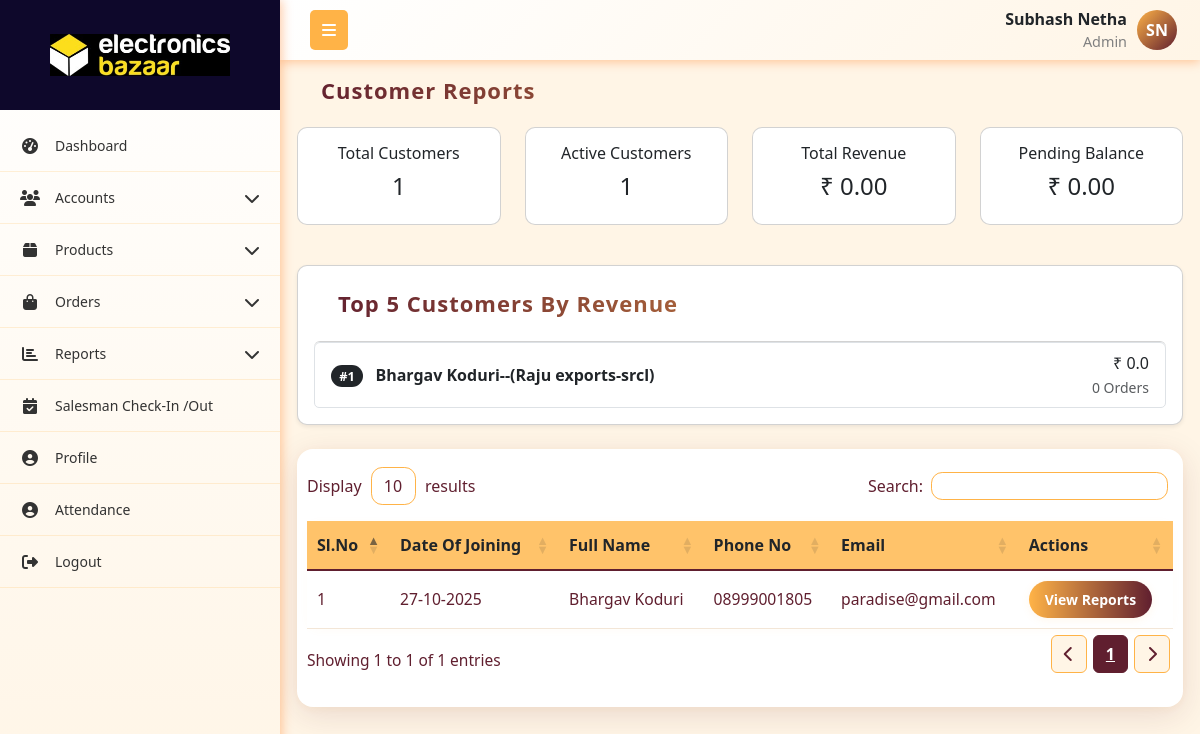
The app's page /reports/customers/ (signed in) with its own data.
### App1/models.py (models this page shows, shortened)
class User(models.Model):
    role = models.ForeignKey(Role,on_delete=models.SET_NULL, null=True, related_name="role")
    username = models.CharField(max_length=255, unique=True)
    password = models.CharField(max_length=255)
    first_name = models.CharField(max_length=255)
    last_name = models.CharField(max_length=255,null=True, blank=True)
    email = models.EmailField(unique=True)
    phone_number = models.CharField(max_length=15, unique=True)
    address = models.TextField(null=True, blank=True)
    city = models.CharField(max_length=255,null=True, blank=True)
    state = models.CharField(max_length=255,null=True, blank=True)
    pincode = models.CharField(max_length=10,null=True, blank=True)
    is_active = models.BooleanField(default=True)
    created_at = models.DateTimeField(auto_now_add=True)
    updated_at = models.DateTimeField(auto_now=True)
    profile_picture = models.ImageField(upload_to='profile_pictures/', null=True, blank=True)

class Role(models.Model):
    name = models.CharField(max_length=255, unique=True)
    created_at = models.DateTimeField(auto_now_add=True)
    updated_at = models.DateTimeField(auto_now=True)

class Customer(models.Model):
    user = models.ForeignKey(User, on_delete=models.SET_NULL, null=True, related_name='customers')
    customer_name = models.CharField(max_length=255,null=True,blank=True)
    full_name = models.CharField(max_length=255,null=True,blank=True)
    email = models.EmailField(unique=True, null=True,blank=True)
    phone_number = models.CharField(unique=True, max_length=50, null=True,blank=True)
    shop_type = models.CharField(
        max_length=50,
        choices=[
            ('NMT', 'National Modern Trade'),
            ('MT', 'Modern Trade'),
            ('SMT', 'Semi Modern Trade'),
            ('SPECIAL', 'Speciality Store'),
            ('GT', 'General Trade'),
        ],
        blank=True, null=True
    )
    gst_number = models.CharField(max_length=100,null=True,blank=True)
    shop_name = models.CharField(max_length=255)
    shop_address = models.TextField()
    shop_city = models.CharField(max_length=255)
    shop_district = models.CharField(max_length=255)
    shop_pincode = models.CharField(max_length=50)
    shop_state = models.CharField(max_length=255)
    discount = models.DecimalField(max_digits=5, decimal_places=2, default=0.00)
    is_active = models.BooleanField(default=True)
    is_new = models.BooleanField(default=True)
    is_gst_registered = models.BooleanField(default=False, help_text="Is the customer GST registered?")
    created_at = models.DateTimeField(auto_now_add=True)
    updated_at = models.DateTimeField(auto_now=True)
    weekday_footfall = models.PositiveIntegerField(help_text="Average number of visitors during weekdays",null=True,blank=True)
    weekend_footfall = models.PositiveIntegerField(help_text="Average number of visitors during weekends",null=True,blank=True)
    credit_period = models.CharField(max_length=100,help_text="Credit period in No of Days", null=True, blank=True)
    nature_of_business = models.TextField(blank=True, null=True)
    latitude = models.CharField(max_length=50, blank=True, null=True)
    longitude = models.CharField(max_length=50, blank=True, null=True)

### App1/views.py (the view)
# urls.py: path('reports/customers/', customer_reports , name='customer_reports'),
def customer_reports(request):
    current_user, role_permission = get_logged_in_user(request)
    if not current_user:
        return redirect('login')
    customers = Customer.objects.all()
    total_customers = customers.count()
    active_customers = customers.filter(is_active=True).count()
    total_orders = SalesOrder.objects.count()
    total_revenue = SalesOrder.objects.aggregate(total=Sum('grand_total'))['total'] or 0
    pending_balance = SalesOrder.objects.aggregate(balance=Sum('balance_due'))['balance'] or 0
    top_customers = (
        customers.annotate(
            total_revenue=Sum('orders__grand_total'),
            total_orders=Count('orders')
        )
        .order_by('-total_revenue')[:5]
    )
    top_customers_list = [
        {
            "name": c.full_name,
            "revenue": float(c.total_revenue or 0),
            "orders": c.total_orders,
            "shop_name": c.shop_name,
            "shop_city":c.shop_city
        }
        for c in top_customers
    ]
    context = {
        'current_user': current_user,
        'role_permission': role_permission,
        'customers': customers,
        'total_customers': total_customers,
        'active_customers': active_customers,
        'total_orders': total_orders,
        'total_revenue': total_revenue,
        'pending_balance': pending_balance,
        'top_customers_list': top_customers_list,
    }
    return render(request, 'company_admin/customer_reports.html', context)

### templates/company_admin/customer_reports.html (shortened to what this page needs)
{% extends 'company_admin/base.html' %}
{% load static %}
{% block content %}
<link rel="stylesheet" href="https://cdn.datatables.net/1.13.4/css/dataTables.bootstrap5.min.css">
<link rel="stylesheet" href="https://cdn.datatables.net/responsive/2.4.1/css/responsive.bootstrap5.min.css">
<link rel="stylesheet" href="https://cdnjs.cloudflare.com/ajax/libs/font-awesome/6.4.0/css/all.min.css">
<div class="container mt-1">
    <h5 class="header mb-3">Customer Reports</h5>
        <div class="row mb-4">
            <div class="col-md-3 mb-3">
                <div class="card p-3 text-center">
                    <h6>Total Customers</h6>
                    <h4>{{ total_customers }}</h4>
                </div>
            </div>
            <div class="col-md-3 mb-3">
                <div class="card p-3 text-center">
                    <h6>Active Customers</h6>
                    <h4>{{ active_customers }}</h4>
                </div>
            </div>
            <div class="col-md-3 mb-3">
                <div class="card p-3 text-center">
                    <h6>Total Revenue</h6>
                    <h4>₹ {{ total_revenue|floatformat:2}}</h4>
                </div>
            </div>
            <div class="col-md-3 mb-3">
                <div class="card p-3 text-center">
                    <h6>Pending Balance</h6>
                    <h4>₹ {{ pending_balance|floatformat:2 }}</h4>
                </div>
            </div>
        </div>
        <div class="card shadow-sm p-3 h-100">
            <h5 class="header mb-3">Top 5 Customers By Revenue</h5>
            <div class="list-group">
                {% for c in top_customers_list %}
                <div class="list-group-item d-flex justify-content-between align-items-center">
                    <div>
                        <span class="badge bg-dark rounded-pill me-2">#{{ forloop.counter }}</span>
                        <strong>{{ c.name }}--({{c.shop_name}}-{{c.shop_city}})</strong>
                    </div>
                    <div class="text-end">
                        <div>₹ {{ c.revenue }}</div>
                        <small class="text-muted">{{ c.orders }} Orders</small>
                    </div>
                </div>
                {% empty %}
                <div class="text-center text-muted">No customer data available</div>
                {% endfor %}
            </div>
        </div>
    <div class="table-container mt-4">
        <div class="custom-card">
            <table id="customertable" class="table align-middle" style="width:100%">
                <thead class="table-header">
                    <tr>
                        <th>Sl.No</th>
                        <th>Date Of Joining</th>
                        <th>Full Name</th>
                        <th>Phone No</th>
                        <th>Email</th>
                        <th>Actions</th>
                    </tr>
                </thead>
                <tbody>
                    {% for customer in customers %}
                        <tr>
                            <td>{{ forloop.counter }}</td>
                            <td>{{ customer.created_at|date:'d-m-Y' }}</td>
                            <td>{{ customer.full_name }}</td>
                            <td>{{ customer.phone_number }} </td>
                            <td>{{ customer.email }}</td>
                            <td> <a href="{% url 'customer_report' customer.id %}" class="btn btn-sm btn-primary">View Reports</a></td>
                        </tr>
                    {% endfor %}
                </tbody>
            </table>
        </div>
    </div>
</div>
{% endblock content %}

### templates/company_admin/base.html (shortened to what this page needs)
{% load static %}
<!DOCTYPE html>
<html lang="en">
<head>
    <link href="https://cdnjs.cloudflare.com/ajax/libs/bootstrap/5.3.0/css/bootstrap.min.css" rel="stylesheet">
    <link href="https://cdnjs.cloudflare.com/ajax/libs/font-awesome/6.4.0/css/all.min.css" rel="stylesheet">
    <link rel="stylesheet" href="https://cdn.datatables.net/1.13.4/css/dataTables.bootstrap5.min.css">
    <link rel="stylesheet" href="https://cdn.datatables.net/responsive/2.4.1/css/responsive.bootstrap5.min.css">
    <link rel="stylesheet" href="{% static 'css/alert.css' %}">
</head>
<body>
    <nav class="top-navbar">
        <div class="navbar-container">
            <div class="navbar-left">
                <button class="sidebar-toggle" id="sidebarToggle">
                    <i class="fas fa-bars"></i>
                </button>
            </div>
            <div class="navbar-right me-2">
                <div class="navbar-user-info">
                    <span class="username">{{current_user.first_name}} {{current_user.last_name}}</span>
                    <span class="role">{{current_user.role.name}}</span>
                </div>
                {% if current_user.profile_picture %}
                    <img src="{{ current_user.profile_picture.url }}"
                        alt="{{ current_user.get_full_name }}"
                        class="navbar-profile-img">
                {% else %}
                     <div class="navbar-profile-fallback">
                        {{ current_user.first_name|first|upper }}{{ current_user.last_name|first|upper }}
                    </div>
                {% endif %}
            </div>
        </div>
    </nav>
    <nav class="sidebar" id="sidebar">
        <div class="sidebar-logo-container">
            <img src="{% static 'images/main-logo.jpg' %}" alt="Company Logo"  class="logo">
        </div>
        <ul class="nav flex-column sidebar-nav">
            {% if role_permission.dashboard_v %}
            <li class="nav-item">
                <a class="nav-link" href="{% url 'dashboard' %}">
                    <i class="fas fa-tachometer-alt nav-icon"></i>
                    <span class="nav-text">Dashboard</span>
                </a>
            </li>
            {% endif %}
            {% if role_permission.roles_v or role_permission.users_v or role_permission.customer_v %}
            <li class="nav-item">
                <a class="nav-link" href="#">
                    <i class="fas fa-users nav-icon"></i>
                    <span class="nav-text">Accounts</span>
                    <i class="fas fa-chevron-down arrow"></i>
                </a>
            </li>
            {% endif %}
            {% if role_permission.category_v or role_permission.all_products_v or role_permission.daily_production_v or role_permission.inventory_v %}
            <li class="nav-item">
                <a class="nav-link" href="#">
                    <i class="fas fa-box nav-icon"></i>
                    <span class="nav-text">Products</span>
                    <i class="fas fa-chevron-down arrow"></i>
                </a>
            </li>
            {% endif %}
            {% if role_permission.orders_v %}
            <li class="nav-item">
                <a class="nav-link" href="#">
                    <i class="fas fa-shopping-bag nav-icon"></i>
                    <span class="nav-text">Orders</span>
                    <i class="fas fa-chevron-down arrow"></i>
                </a>
            </li>
            {% endif %}
            {% if role_permission.s_reports_v or role_permission.c_reports_v %}
            <li class="nav-item">
                <a class="nav-link" href="#">
                    <i class="fas fa-chart-bar nav-icon"></i>
                    <span class="nav-text">Reports</span>
                    <i class="fas fa-chevron-down arrow"></i>
                </a>
            </li>
            {% endif %}
            {% if current_user.role.name == 'Admin' %}
            <li class="nav-item">
                <a class="nav-link" href="{% url 'salesman_visit_list' %}">
                    <i class="fas fa-calendar-check nav-icon"></i>
                    <span class="nav-text">Salesman Check-In /Out</span>
                </a>
            </li>
            {% endif %}
            <li class="nav-item">
                <a class="nav-link" href="{% url 'profile' %}">
                    <i class="fas fa-user-circle nav-icon"></i>
                    <span class="nav-text">Profile</span>
                </a>
            </li>
            <li class="nav-item">
                <a class="nav-link" href="{% url 'attendance' %}">
                    <i class="fas fa-user-circle nav-icon"></i>
                    <span class="nav-text">Attendance</span>
                </a>
            </li>
            <li class="nav-item">
                <a class="nav-link" href="{% url 'logout' %}" onclick="return confirm('Are you sure?');" >
                    <i class="fas fa-sign-out-alt nav-icon"></i>
                    <span class="nav-text">Logout</span>
                </a>
            </li>
        </ul>
    </nav>
    <main class="main-content" id="mainContent">
        {% block content %}{% endblock %}
    </main>
</body>
</html>

### records on screen
User: first_name "Subhash", last_name "Netha", role.name "Admin", first_name|first "S", last_name|first "N"
Customer: name "Bhargav Koduri", shop_name "Raju exports", shop_city "srcl", created_at "27-10-2025", full_name "Bhargav Koduri", phone_number "08999001805", email "paradise@gmail.com"

### other values on screen
{{ total_customers }} "1"
{{ active_customers }} "1"
{{ total_revenue|floatformat:2 }} "0.00"
{{ pending_balance|floatformat:2 }} "0.00"
{{ c.revenue }} "0.0"
{{ c.orders }} "0"
